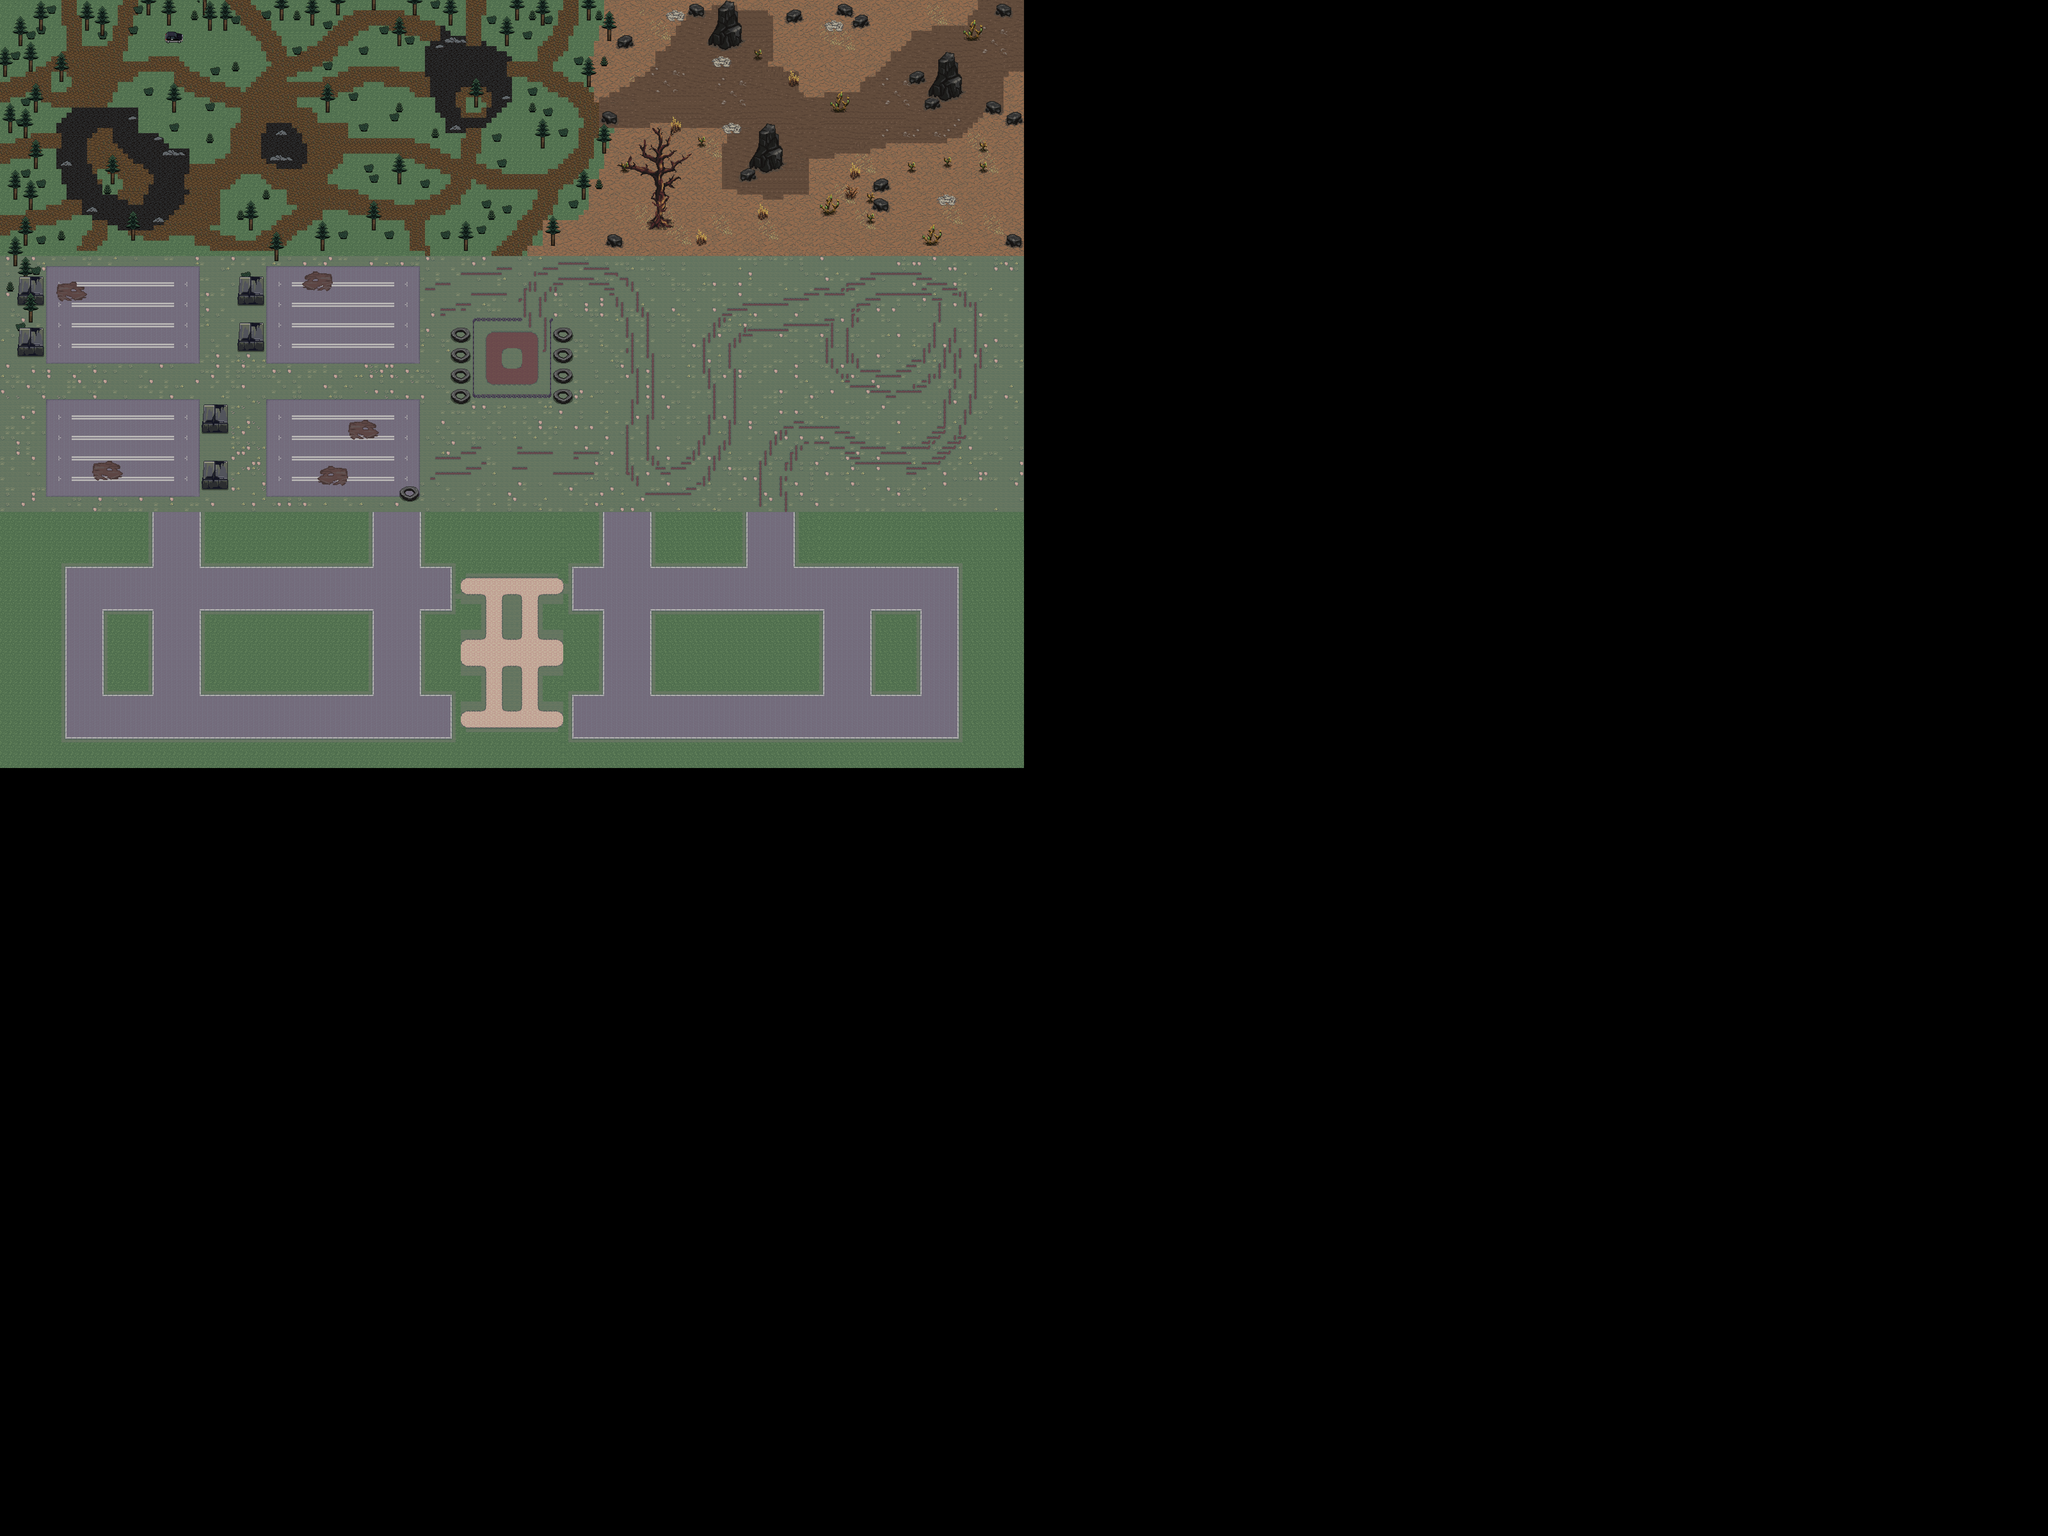

Tiled map render using the project's own tile images. Description and the map definition, with tile-layer contents summarised, below:
An orthogonal 400x300 tile map with 16x16 px tiles, 6 tile layers (Floor, Floor Decorations, CAR DO NOT TOUCH, Short Obstacles, ...), 17 tilesets and 20 objects.

<map version="1.10" tiledversion="1.12.1" orientation="orthogonal" renderorder="right-down" width="400" height="300" tilewidth="16" tileheight="16" infinite="0" nextlayerid="13" nextobjectid="32">
 <tileset firstgid="1" name="OuterTileset" tilewidth="16" tileheight="16" tilecount="1280" columns="80">
  <image source="OuterTileset.png" width="1280" height="256" />
 </tileset>
 <tileset firstgid="1281" name="SzadiartApocalypse" tilewidth="16" tileheight="16" tilecount="4160" columns="80">
  <image source="SzadiartApocalypse.png" width="1280" height="832" />
 </tileset>
 <tileset firstgid="5441" name="LazyStoneRoof" tilewidth="16" tileheight="16" tilecount="80" columns="16">
  <image source="LazyStone/Roof_TileSet.png" width="256" height="80" />
 </tileset>
 <tileset firstgid="5521" name="LazyStoneIronFence" tilewidth="16" tileheight="16" tilecount="12" columns="3">
  <image source="LazyStone/Iron-Fence_TileSet.png" width="48" height="64" />
 </tileset>
 <tileset firstgid="5533" name="LazyStoneBrickWall" tilewidth="16" tileheight="16" tilecount="18" columns="6">
  <image source="LazyStone/Brick-Wall_TileSet.png" width="96" height="48" />
 </tileset>
 <tileset firstgid="5551" name="LazyStoneGrass" tilewidth="16" tileheight="16" tilecount="48" columns="8">
  <image source="LazyStone/Grass_On-Top_TileSet.png" width="128" height="96" />
 </tileset>
 <tileset firstgid="5599" name="LazyStoneGarbage" tilewidth="16" tileheight="16" tilecount="32" columns="8">
  <image source="LazyStone/Garbage_TileSet.png" width="128" height="64" />
 </tileset>
 <tileset firstgid="5631" name="LazyStoneGutter" tilewidth="16" tileheight="16" tilecount="84" columns="12">
  <image source="LazyStone/Gutter-And-Downspout.png" width="192" height="112" />
 </tileset>
 <tileset firstgid="5715" name="LazyStoneBackgroundGreen" tilewidth="16" tileheight="16" tilecount="408" columns="24">
  <image source="LazyStone/Background_Green_TileSet.png" width="384" height="272" />
 </tileset>
 <tileset firstgid="6123" name="LazyStoneBackgroundBleak" tilewidth="16" tileheight="16" tilecount="408" columns="24">
  <image source="LazyStone/Background_Bleak-Yellow_TileSet.png" width="384" height="272" />
 </tileset>
 <tileset firstgid="6531" name="LazyStoneBackgroundDarkGreen" tilewidth="16" tileheight="16" tilecount="408" columns="24">
  <image source="LazyStone/Background_Dark-Green_TileSet.png" width="384" height="272" />
 </tileset>
 <tileset firstgid="6939" name="LazyStoneBuildingDark" tilewidth="16" tileheight="16" tilecount="169" columns="13">
  <image source="LazyStone/Buildings/Buildings_dark_TileSet.png" width="208" height="208" />
 </tileset>
 <tileset firstgid="7108" name="LazyStoneBackgroundWhite" tilewidth="16" tileheight="16" tilecount="169" columns="13">
  <image source="LazyStone/Buildings/Buildings_white_TileSet.png" width="208" height="208" />
 </tileset>
 <tileset firstgid="7277" name="LazyStoneBuildingWhite" tilewidth="16" tileheight="16" tilecount="169" columns="13">
  <image source="LazyStone/Buildings/Buildings_white_TileSet.png" width="208" height="208" />
 </tileset>
 <tileset firstgid="7446" name="LazyStoneBuildingGray" tilewidth="16" tileheight="16" tilecount="169" columns="13">
  <image source="LazyStone/Buildings/Buildings_gray_TileSet.png" width="208" height="208" />
 </tileset>
 <tileset firstgid="7615" name="LazyStoneBuildingBeige" tilewidth="16" tileheight="16" tilecount="169" columns="13">
  <image source="LazyStone/Buildings/Buildings_beige_TileSet.png" width="208" height="208" />
 </tileset>
 <tileset firstgid="7784" source="car_reference.tsx" />
 <layer id="1" name="Floor" width="400" height="300">
  <data>[120000 cells, 69288 non-empty, 480 distinct tile ids]</data>
 </layer>
 <layer id="7" name="Floor Decorations" width="400" height="300">
  <data>[120000 cells, 25581 non-empty, 611 distinct tile ids]</data>
 </layer>
 <layer id="3" name="CAR DO NOT TOUCH" width="400" height="300" locked="1">
  <data>[120000 cells, 0 non-empty, 0 distinct tile ids]</data>
 </layer>
 <layer id="8" name="Short Obstacles" width="400" height="300">
  <data>[120000 cells, 24677 non-empty, 259 distinct tile ids]</data>
 </layer>
 <layer id="11" name="CAR JUMPING DO NOT TOUCH" width="400" height="300">
  <data>[120000 cells, 0 non-empty, 0 distinct tile ids]</data>
 </layer>
 <layer id="12" name="Tall Obstacles" width="400" height="300">
  <data>[120000 cells, 11820 non-empty, 126 distinct tile ids]</data>
 </layer>
 <objectgroup id="9" name="Short Hitboxes">
  <object id="9" x="1417.33" y="1033.33" width="45.3333" height="26" />
  <object id="10" x="1420.67" y="1098" width="38.6667" height="23.3333" />
  <object id="11" x="1420.67" y="1161.33" width="37.3333" height="26" />
  <object id="12" x="1418.67" y="1225.33" width="43.3333" height="25.3333" />
  <object id="13" x="1742.67" y="1225.33" width="36.6667" height="21.3333" />
  <object id="14" x="1736.67" y="1160" width="42" height="22" />
  <object id="15" x="1738.67" y="1092.67" width="38" height="24" />
  <object id="16" x="1739.33" y="1035.33" width="38" height="18" />
  <object id="17" x="1717.33" y="1006" width="6" height="230" />
  <object id="18" x="1476.67" y="1233.33" width="244" height="7.33333" />
  <object id="19" x="1478" y="998" width="8" height="242.667" />
  <object id="20" x="1478" y="994" width="154" height="6" />
  <object id="21" x="1719.33" y="994.667" width="9.33333" height="6.66667" />
  <object id="24" x="751" y="876" width="66" height="63" />
  <object id="25" x="757" y="1021" width="62" height="63" />
  <object id="26" x="645" y="1279" width="55" height="58" />
  <object id="27" x="641" y="1453" width="61" height="57" />
  <object id="28" x="70" y="1037" width="58" height="62" />
  <object id="29" x="67" y="871" width="60" height="69" />
  <object id="30" x="1263.33" y="1528.67" width="36" height="25.3333" />
 </objectgroup>
 <objectgroup id="10" name="Tall Hitboxes" />
</map>
